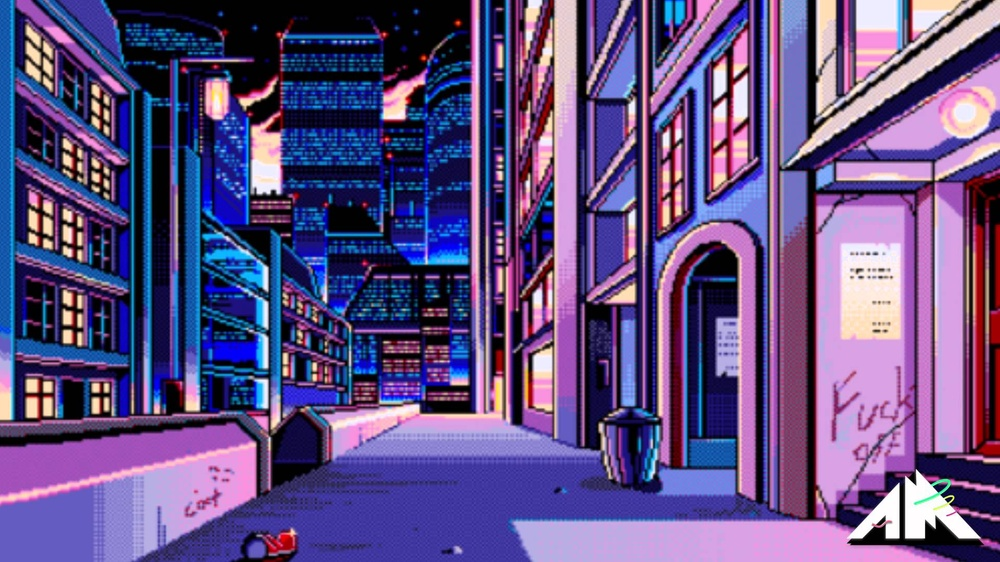
//> input picture Visuals/aes.jpg, 1000 x 562 px, shrunk from 1920 x 1080 before the run, given in place of the camera
$ ./abcvbak   (built with g++ and OpenCV 4)
//> lines starting //> are read from the running program, lines starting //| are printed output that depends on the picture; after the words box and inside, x2 and y2 are one past the last pixel; in counts of white or black regions, pixels touching at a corner belong together
#include <iostream>
#include <cstdio>
#include <opencv2/videoio.hpp>
#include <opencv2/highgui.hpp>
#include <opencv2/imgproc.hpp>
#include <opencv2/core.hpp>

using namespace cv;
using namespace std;

int main()
{
	VideoCapture cap(0);if(!cap.isOpened()) exit(-1);
	Mat frame;
	cap.read(frame);
//> frame is the input picture: 562 rows x 1000 cols, CV_8UC3; mean B, G, R 132.2, 79.2, 96.8
	int hl,hu,sl,su,ll,lu;
	hl = 0; hu = 179;
	sl = 0; su = 255;
	ll = 0; lu = 255;
	namedWindow("param", WINDOW_AUTOSIZE);
	createTrackbar("hl","param",&hl,179);
	createTrackbar("hu","param",&hu,179);
	createTrackbar("sl","param",&sl,255);
	createTrackbar("su","param",&su,255);
	createTrackbar("ll","param",&ll,255);
	createTrackbar("lu","param",&lu,255);
	int sz = 5;
	createTrackbar("sz","param",&sz,20);
	int nz = 100;
	createTrackbar("nz","param",&nz,100);
	int x,y,lx,ly;
	Mat frameln = Mat::zeros(frame.size(),CV_8UC3);
	namedWindow("demo",WINDOW_AUTOSIZE);
	namedWindow("threshold",WINDOW_AUTOSIZE);
	while(1)
	{
		if(!cap.read(frame)) exit(-1);
		Mat framehls;
		cvtColor(frame,framehls,COLOR_BGR2HLS);
//> framehls: 562 rows x 1000 cols, CV_8UC3; mean of channels 0, 1, 2 120.8, 105.2, 153.2
		Mat frameth;
		inRange(framehls,Scalar(hl,ll,sl),Scalar(hu,lu,su),frameth);
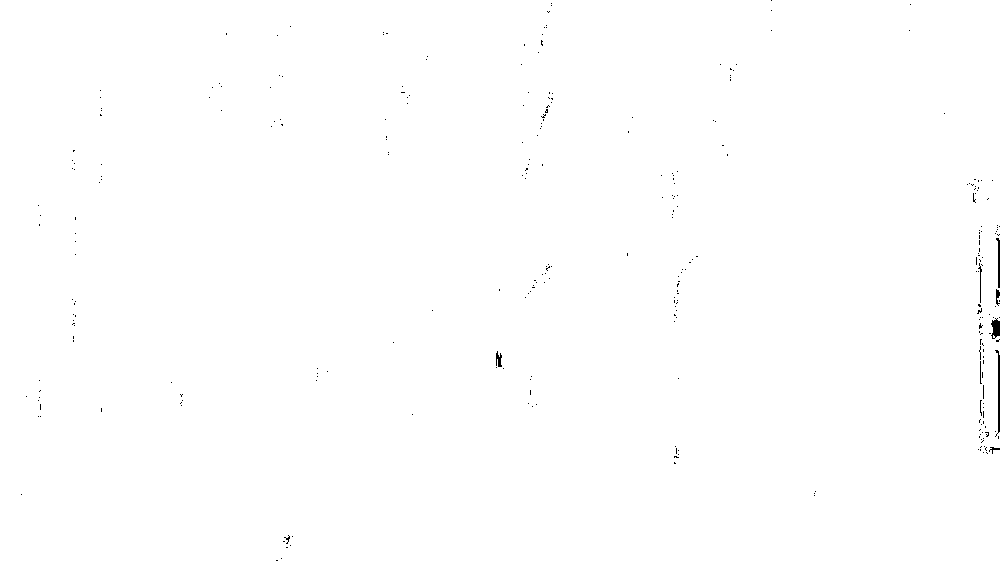
//> frameth: 562 rows x 1000 cols, CV_8UC1; 99.8% white; 306 black regions (298 under 20 px), largest, box (x1, y1, x2, y2) and area: (995, 350, 1000, 437) 170, (991, 318, 1000, 339) 132, (996, 238, 1000, 288) 103
		erode(frameth,frameth,getStructuringElement(MORPH_ELLIPSE,Size(sz,sz)));
		dilate(frameth,frameth,getStructuringElement(MORPH_ELLIPSE,Size(sz,sz)));
		dilate(frameth,frameth,getStructuringElement(MORPH_ELLIPSE,Size(sz,sz)));
		erode(frameth,frameth,getStructuringElement(MORPH_ELLIPSE,Size(sz,sz)));
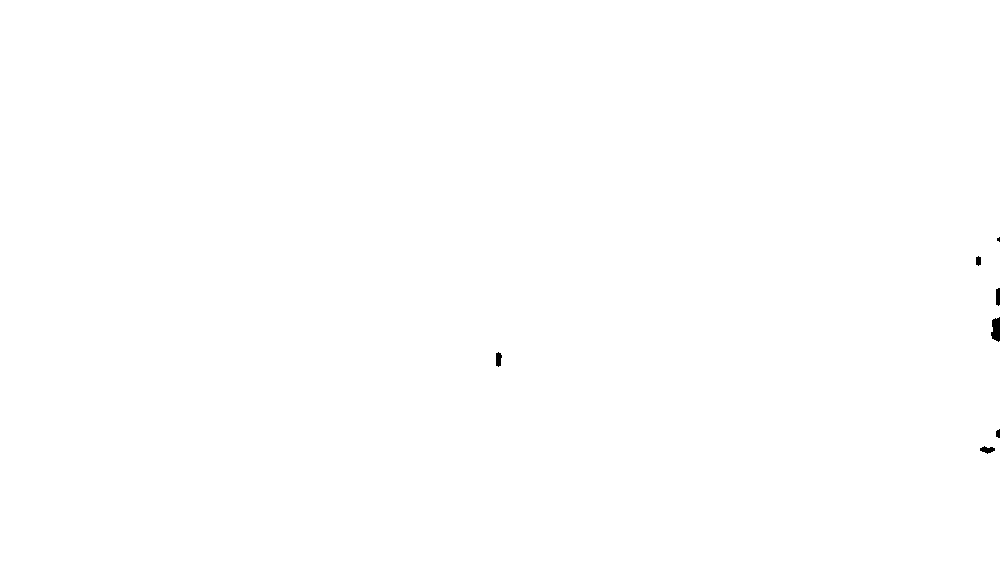
//> frameth: 562 rows x 1000 cols, CV_8UC1; 99.9% white; 7 black regions (1 under 20 px), largest, box (x1, y1, x2, y2) and area: (991, 317, 1000, 342) 174, (980, 446, 995, 454) 72, (496, 352, 502, 367) 70, (996, 288, 1000, 306) 67, (976, 256, 981, 266) 42, (996, 429, 1000, 438) 30
		Moments mt = moments(frameth);
//> mt = moments, m00 143191170, centre m10/m00, m01/m00 = (499.2, 280.4)

		if (mt.m00 > 100*nz)
		{
			x = mt.m10/mt.m00;
//> x = 499
			y = mt.m01/mt.m00;
//> y = 280
			if (lx*ly*x*y>0) line(frameln,Point(lx,ly),Point(x,y),Scalar(255,255,255),3);
			lx = x;
//> lx = 499
			ly = y;
//> ly = 280
		}
		else
		{
			cout << "noise" << endl;
		}
		imshow("demo",frame+frameln);
		imshow("threshold",frameth);
		fprintf(stdout,"%d %d\n",x,y);
//| 499 280
		fflush(stdout);
		if (waitKey(1)!=-1) break;
//> the Esc key is pressed
	}
}
